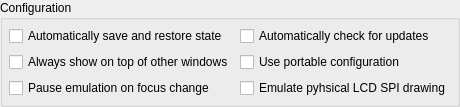
             <widget class="QGroupBox" name="generalgroup">
              <property name="title">
               <string>Configuration</string>
              </property>
              <layout class="QGridLayout" name="gridLayout_2">
               <property name="leftMargin">
                <number>6</number>
               </property>
               <property name="topMargin">
                <number>6</number>
               </property>
               <property name="rightMargin">
                <number>6</number>
               </property>
               <property name="bottomMargin">
                <number>6</number>
               </property>
               <item row="1" column="0">
                <widget class="QCheckBox" name="checkAlwaysOnTop">
                 <property name="focusPolicy">
                  <enum>Qt::NoFocus</enum>
                 </property>
                 <property name="text">
                  <string>Always show on top of other windows</string>
                 </property>
                </widget>
               </item>
               <item row="2" column="1">
                <widget class="QCheckBox" name="checkSpi">
                 <property name="enabled">
                  <bool>true</bool>
                 </property>
                 <property name="focusPolicy">
                  <enum>Qt::NoFocus</enum>
                 </property>
                 <property name="text">
                  <string>Emulate pyhsical LCD SPI drawing</string>
                 </property>
                </widget>
               </item>
               <item row="0" column="0">
                <widget class="QCheckBox" name="checkSaveRestore">
                 <property name="enabled">
                  <bool>true</bool>
                 </property>
                 <property name="focusPolicy">
                  <enum>Qt::NoFocus</enum>
                 </property>
                 <property name="text">
                  <string>Automatically save and restore state</string>
                 </property>
                 <property name="checked">
                  <bool>false</bool>
                 </property>
                </widget>
               </item>
               <item row="0" column="1">
                <widget class="QCheckBox" name="checkUpdates">
                 <property name="focusPolicy">
                  <enum>Qt::NoFocus</enum>
                 </property>
                 <property name="text">
                  <string>Automatically check for updates</string>
                 </property>
                 <property name="checked">
                  <bool>false</bool>
                 </property>
                </widget>
               </item>
               <item row="1" column="1">
                <widget class="QCheckBox" name="checkPortable">
                 <property name="focusPolicy">
                  <enum>Qt::NoFocus</enum>
                 </property>
                 <property name="text">
                  <string>Use portable configuration</string>
                 </property>
                </widget>
               </item>
               <item row="2" column="0">
                <widget class="QCheckBox" name="checkFocus">
                 <property name="text">
                  <string>Pause emulation on focus change</string>
                 </property>
                </widget>
               </item>
              </layout>
             </widget>
